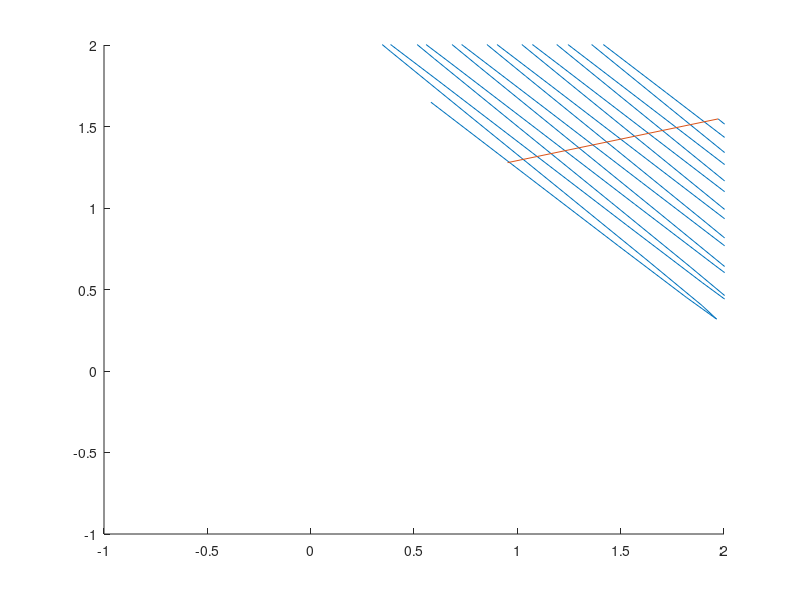

The MATLAB source for this figure:
clear all;close all;hold on;

a=-sqrt(2);                         %lower bound for uniform distribution
b=sqrt(2);  
L=unifrnd(0,b,1);           %lenght of line           
x0=unifrnd(0-L/2,1+L/2,1);  %x distance from origin
y0=unifrnd(0-L/2,1+L/2,1);  %y distance from origin                  
angle=unifrnd(0,2*pi,1); 
x1=x0+(L/2)*cos(angle);
y1=y0+(L/2)*sin(angle);
x2=x0+(L/2)*cos(angle+pi);
y2=y0+(L/2)*sin(angle+pi);

slo=(y2-y1)/(x2-x1);

th=atan(slo);

c=cos(th);
s=sin(th);

%A=-slo/(2*pi);
A=unifrnd(0,1);
K=(x2-x1)/c;

%K=10;

%how many
t=0:0.01:1;
freq=unifrnd(10,17);

plot(K * (c * t - A * sin(freq*pi*t)) + x1, K *( s * t + A * sin(freq*pi*t)) + y1);

plot([x1,x2],[y1,y2]);
  xlim([-1 2])                    %x limits
     ylim([-1 2])                    %y limits

